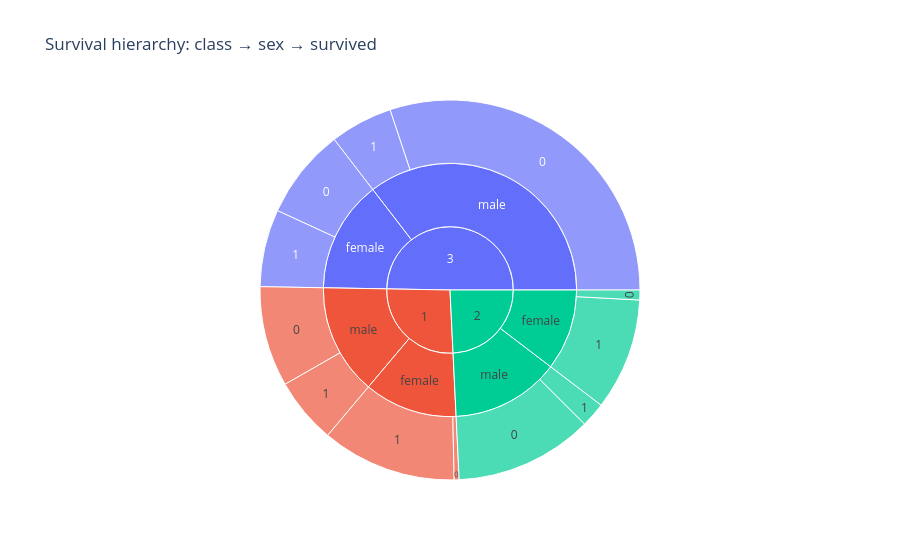

The notebook cell this image was saved under:
### Code cell
# График 2: sunburst — иерархическая визуализация
fig2 = px.sunburst(
    df.dropna(subset=['age']),
    path=['pclass', 'sex', 'survived'],
    title='Survival hierarchy: class → sex → survived'
)
fig2.show()

### Figure 1 — Plotly figure (JSON) as saved in the notebook; plotly's stock layout.template omitted (floating-point values rounded to 4 significant figures)
{"data": [{"branchvalues": "total", "domain": {"x": [0, 1], "y": [0, 1]}, "hovertemplate": "labels=%{label}<br>count=%{value}<br>parent=%{parent}<br>id=%{id}<extra></extra>", "ids": ["3/male/0", "1/female/1", "3/female/1", "1/male/0", "2/female/1", "3/female/0", "2/male/0", "2/male/1", "1/male/1", "2/female/0", "3/male/1", "1/female/0", "3/male", "1/female", "3/female", "1/male", "2/female", "2/male", "3", "1", "2"], "labels": ["0", "1", "1", "0", "1", "0", "0", "1", "1", "0", "1", "0", "male", "female", "female", "male", "female", "male", "3", "1", "2"], "name": "", "parents": ["3/male", "1/female", "3/female", "1/male", "2/female", "3/female", "2/male", "2/male", "1/male", "2/female", "3/male", "1/female", "3", "1", "3", "1", "2", "2", "", "", ""], "type": "sunburst", "values": [215, 82, 47, 61, 68, 55, 84, 15, 40, 6, 38, 3, 253, 85, 102, 101, 74, 99, 355, 186, 173]}], "layout": {"legend": {"tracegroupgap": 0}, "title": {"text": "Survival hierarchy: class → sex → survived"}}}
